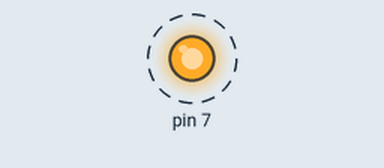
Recording of a sketch running on a simulated Arduino Uno, built with avr-gcc and run on an emulated ATmega328P. Parts: output pins drawn as LEDs (lit = HIGH). Dashed ring = blinking. No radio packets arrive unless stated.

Above: at 0.2 s.
Timing chart, 0 to 3.0 s (numbered marks = the images above):
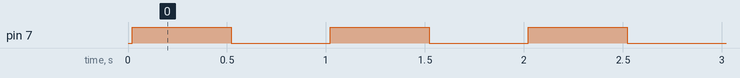

The sketch:

sender_Atmega.ino
```cpp
#include <SPI.h>
#include <LoRa.h>

String receivedData = ""; // Variable to store received UART data

void setup() {
  pinMode(7,OUTPUT);

  while (!Serial);

  if (!LoRa.begin(433E6)) {
    Serial.println("Starting LoRa failed!");
    while (1);
  }
}

void loop() {
  // Check if data is available on UART
  digitalWrite(7,HIGH);

  if (Serial.available() > 0) {
    receivedData = Serial.readStringUntil('\n'); // Read data until newline character

    // Send the received data over LoRa
    LoRa.beginPacket();
    LoRa.print(receivedData);
    LoRa.endPacket();
  }

  delay(500);
  digitalWrite(7,LOW);
  delay(500);// Small delay to avoid overwhelming the loop
}
```

Measured:
- by itself, pin 7: alternates HIGH for 0.50 s and LOW for 0.50 s
